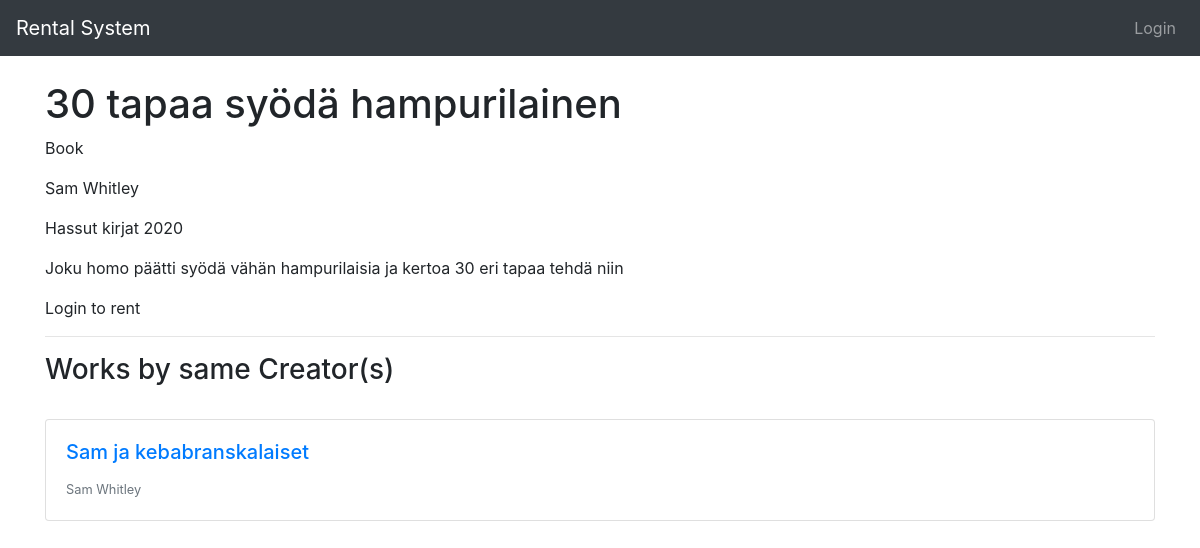
/work/4/, run on an earlier commit of the app's database.
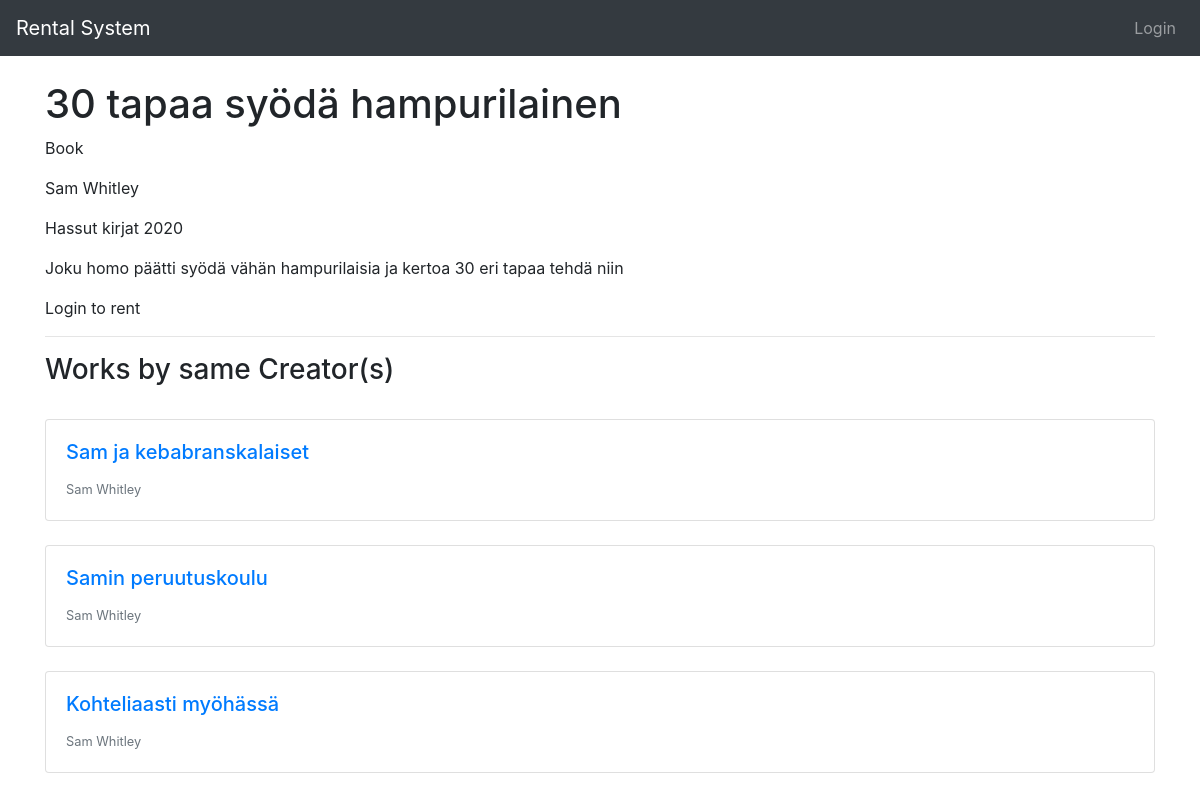
And on a later commit of the database.
### rental_system/models.py (models this page shows)
class Work(models.Model):
    creators = models.ManyToManyField(Creator)
    type = models.ForeignKey(Type, on_delete=models.CASCADE)
    genres = models.ManyToManyField(Genre)
    publishers = models.ManyToManyField(Publisher)
    title = models.CharField(max_length=200)
    desc = models.CharField(max_length=200)
    pub_date = models.IntegerField(
        default=2020,
        validators=[
            MaxValueValidator(datetime.date.today().year),
            MinValueValidator(1800)
        ]
    )
    def __str__(self):
        return self.title

class Type(models.Model):
    type = models.CharField(max_length=200)
    def __str__(self):
        return self.type

class Creator(models.Model):
    first_name = models.CharField(max_length=200)
    last_name = models.CharField(max_length=200)
    def __str__(self):
        return self.first_name + " " + self.last_name

class Publisher(models.Model):
    publisher = models.CharField(max_length=50)
    def __str__(self):
        return self.publisher

### rental_system/views.py (the view)
# urls.py: path('work/<int:work_id>/', views.work, name='work'),
def work(request, work_id):
    work = get_object_or_404(Work, pk=work_id)
    creators = work.creators.all()
    other_works = list(Work.objects.filter(~Q(id = work_id),creators__in=creators))[:5]
    rented = RentedWork.objects.all()
    if rented.filter(rented_work_id = work_id).exists():
        returned = rented.filter(rented_work_id = work_id, returned=False).order_by('-rent_date').first()
    else:
        returned = False
    return render(request, 'rental_system/work.html', {'work': work, 'rented': returned, 'other_works': other_works})

### rental_system/templates/rental_system/work.html (shortened to what this page needs)
{% extends 'base.html' %}
{% block content %}
{% load static %}
<link rel="stylesheet" href="{% static 'darkmode.css' %}">
<div class="container">
    <h1>{{ work.title }}</h1>
    <p>{{ work.type }}</p>
    <p>{{ work.creators.all|join:", " }}</p>
    <p>{{ work.publishers.all|join:", "}} {{ work.pub_date }}</p>
    <p>{{ work.desc }}</p>
    {% if user.is_authenticated %}
    {% if not rented %}
    <td><a href="{% url 'rent_work' work.id %}" class="btn btn-primary">Rent</a></td>
    {% else %}
    <td><button class="btn btn-secondary" disabled>Rented</button></td>
    {% endif %}
    {% else %}
    <p>Login to rent</p>
    {% endif %}
    {% if other_works %}
    <hr>
    <h3>Works by same Creator(s)</h3>
    <br>
    {% for other in other_works %}
    <div class="card">
        <div class="card-body">
            <a href="work/1">
                <h5 class="card-title"><a href="{% url 'work' other.id %}">{{ other }}</a></h5>
            </a>
            <p class="card-text"><small class="text-muted">{{ other.creators.all|join:", " }}</small></p>
        </div>
    </div>
    <br>
    {% endfor %}
    {% endif %}
</div>
{% endblock %}

### templates/base.html (shortened to what this page needs)
<!doctype html>
<html lang="en">
<head>
	<link rel="stylesheet" href="https://stackpath.bootstrapcdn.com/bootstrap/4.4.1/css/bootstrap.min.css"
>
</head>
<body>
	<nav class="navbar navbar-expand navbar-dark bg-dark">
		<a class="navbar-brand" href="{% url 'index' %}">Rental System</a>
		<div class="collapse navbar-collapse" id="navbarNav">
			<ul class="navbar-nav ml-auto">
				{% if user.is_authenticated %}
				<li class="nav-item dropdown">
					<a class="nav-link dropdown-toggle" data-toggle="dropdown" href="#" role="button"
						aria-haspopup="true" aria-expanded="false">{{ user.username }}</a>
					<div class="dropdown-menu dropdown-menu-right">
						<a class="dropdown-item" href="{% url 'rented' %}">Rented Works</a>
						<a class="dropdown-item" href="{% url 'account' %}">Account</a>
						<div class="dropdown-divider"></div>
						<a class="dropdown-item" href="/logout?next={{request.path}}">Logout</a>
					</div>
				</li>
				{% else %}
				<a class="nav-link" href="{% url 'login' %}?next={{request.path}}">Login</a>
				{% endif %}
			</ul>
		</div>
	</nav>
	<br>
	<div class="container-fluid">
		{% block content %}
		{% endblock %}
	</div>
</body>
</html>

What changed in the data, as far as the page shows it:
added Work: title "Samin peruutuskoulu", creators.all "Sam Whitley"
added Work: title "Kohteliaasti myöhässä", creators.all "Sam Whitley"
